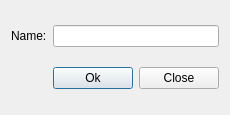
<?xml version="1.0" encoding="UTF-8"?>
<ui version="4.0">
 <class>Dialog</class>
 <widget class="QDialog" name="Dialog">
  <property name="geometry">
   <rect>
    <x>0</x>
    <y>0</y>
    <width>230</width>
    <height>115</height>
   </rect>
  </property>
  <property name="windowTitle">
   <string>Dialog</string>
  </property>
  <layout class="QVBoxLayout" name="verticalLayout">
   <item>
    <layout class="QHBoxLayout" name="horizontalLayout_2">
     <item>
      <widget class="QLabel" name="label">
       <property name="text">
        <string>Name:</string>
       </property>
       <property name="buddy">
        <cstring>lineEdit</cstring>
       </property>
      </widget>
     </item>
     <item>
      <widget class="QLineEdit" name="lineEdit"/>
     </item>
    </layout>
   </item>
   <item>
    <layout class="QHBoxLayout" name="horizontalLayout">
     <item>
      <spacer name="horizontalSpacer">
       <property name="orientation">
        <enum>Qt::Horizontal</enum>
       </property>
       <property name="sizeHint" stdset="0">
        <size>
         <width>40</width>
         <height>20</height>
        </size>
       </property>
      </spacer>
     </item>
     <item>
      <widget class="QPushButton" name="pushButton">
       <property name="text">
        <string>Ok</string>
       </property>
      </widget>
     </item>
     <item>
      <widget class="QPushButton" name="pushButton_2">
       <property name="text">
        <string>Close</string>
       </property>
      </widget>
     </item>
    </layout>
   </item>
  </layout>
 </widget>
 <layoutdefault spacing="6" margin="11"/>
 <resources/>
 <connections>
  <connection>
   <sender>pushButton</sender>
   <signal>clicked()</signal>
   <receiver>Dialog</receiver>
   <slot>accept()</slot>
   <hints>
    <hint type="sourcelabel">
     <x>96</x>
     <y>84</y>
    </hint>
    <hint type="destinationlabel">
     <x>119</x>
     <y>108</y>
    </hint>
   </hints>
  </connection>
  <connection>
   <sender>pushButton_2</sender>
   <signal>clicked()</signal>
   <receiver>Dialog</receiver>
   <slot>close()</slot>
   <hints>
    <hint type="sourcelabel">
     <x>175</x>
     <y>82</y>
    </hint>
    <hint type="destinationlabel">
     <x>203</x>
     <y>104</y>
    </hint>
   </hints>
  </connection>
 </connections>
</ui>
